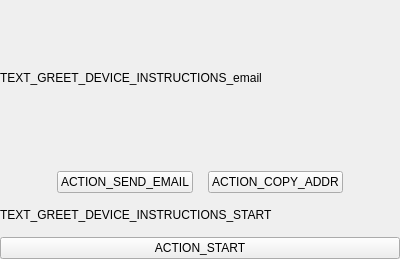
<?xml version="1.0" encoding="UTF-8"?>
<ui version="4.0">
 <class>GreetDeviceInstructionsWidget</class>
 <widget class="QWidget" name="GreetDeviceInstructionsWidget">
  <property name="geometry">
   <rect>
    <x>0</x>
    <y>0</y>
    <width>400</width>
    <height>259</height>
   </rect>
  </property>
  <property name="windowTitle">
   <string>Form</string>
  </property>
  <layout class="QVBoxLayout" name="verticalLayout">
   <property name="spacing">
    <number>15</number>
   </property>
   <property name="leftMargin">
    <number>0</number>
   </property>
   <property name="topMargin">
    <number>0</number>
   </property>
   <property name="rightMargin">
    <number>0</number>
   </property>
   <property name="bottomMargin">
    <number>0</number>
   </property>
   <item>
    <widget class="QLabel" name="label_instructions">
     <property name="sizePolicy">
      <sizepolicy hsizetype="Preferred" vsizetype="Expanding">
       <horstretch>0</horstretch>
       <verstretch>0</verstretch>
      </sizepolicy>
     </property>
     <property name="text">
      <string>TEXT_GREET_DEVICE_INSTRUCTIONS_email</string>
     </property>
     <property name="textFormat">
      <enum>Qt::RichText</enum>
     </property>
     <property name="alignment">
      <set>Qt::AlignJustify|Qt::AlignVCenter</set>
     </property>
     <property name="wordWrap">
      <bool>true</bool>
     </property>
    </widget>
   </item>
   <item>
    <layout class="QHBoxLayout" name="horizontalLayout_2">
     <item>
      <spacer name="horizontalSpacer_2">
       <property name="orientation">
        <enum>Qt::Horizontal</enum>
       </property>
       <property name="sizeHint" stdset="0">
        <size>
         <width>40</width>
         <height>20</height>
        </size>
       </property>
      </spacer>
     </item>
     <item>
      <widget class="QPushButton" name="button_send_email">
       <property name="cursor">
        <cursorShape>PointingHandCursor</cursorShape>
       </property>
       <property name="text">
        <string>ACTION_SEND_EMAIL</string>
       </property>
      </widget>
     </item>
     <item>
      <widget class="QPushButton" name="button_copy_addr">
       <property name="cursor">
        <cursorShape>PointingHandCursor</cursorShape>
       </property>
       <property name="text">
        <string>ACTION_COPY_ADDR</string>
       </property>
      </widget>
     </item>
     <item>
      <spacer name="horizontalSpacer_3">
       <property name="orientation">
        <enum>Qt::Horizontal</enum>
       </property>
       <property name="sizeHint" stdset="0">
        <size>
         <width>40</width>
         <height>20</height>
        </size>
       </property>
      </spacer>
     </item>
    </layout>
   </item>
   <item>
    <widget class="QLabel" name="label">
     <property name="text">
      <string>TEXT_GREET_DEVICE_INSTRUCTIONS_START</string>
     </property>
     <property name="textFormat">
      <enum>Qt::RichText</enum>
     </property>
     <property name="alignment">
      <set>Qt::AlignJustify|Qt::AlignVCenter</set>
     </property>
     <property name="wordWrap">
      <bool>true</bool>
     </property>
    </widget>
   </item>
   <item>
    <layout class="QHBoxLayout" name="horizontalLayout">
     <item>
      <widget class="QPushButton" name="button_start">
       <property name="cursor">
        <cursorShape>PointingHandCursor</cursorShape>
       </property>
       <property name="text">
        <string>ACTION_START</string>
       </property>
      </widget>
     </item>
    </layout>
   </item>
  </layout>
 </widget>
 <resources/>
 <connections/>
</ui>
